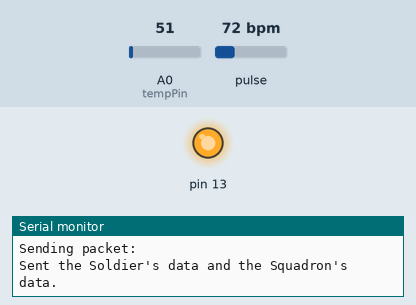
Recording of a sketch running on a simulated Arduino Uno, built for the host (arithmetic inside an expression is 32-bit, double 64-bit). Shown: output pins drawn as LEDs (lit = HIGH), the last lines printed to the serial monitor. Dashed ring = blinking. Inputs (shaded band) come from the test bench; at power-on: pulse 72 bpm, A0 (tempPin) = 51. No radio packets arrive unless stated.

Above: at 1.2 s.
1.3 s: pulse set to 58 bpm
3.3 s: pulse set to 55 bpm
At 5.1 s:
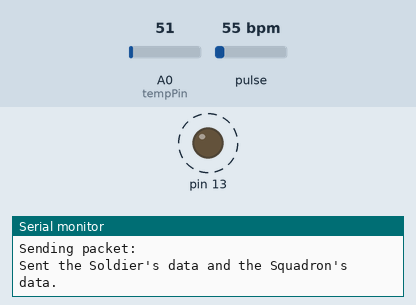
7.5 s: pulse set to 70 bpm
At 7.5 s:
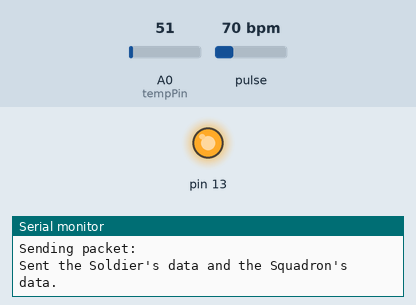
9.0 s: pulse set to 42 bpm
At 11.3 s:
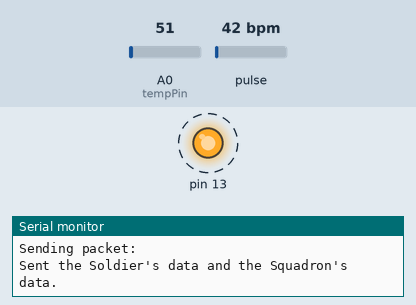
Timing chart, 0 to 14.2 s (numbered marks = the images above; inputs shaded):
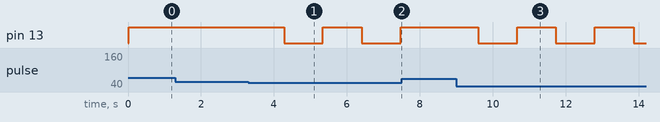

The sketch:

second_base_test.ino
```cpp
#define USE_ARDUINO_INTERRUPTS false    // Set-up low-level interrupts for most acurate BPM math.
#include <PulseSensorPlayground.h>     // Includes the PulseSensorPlayground Library.
#include <SoftwareSerial.h>
#include <SPI.h>
#include <LoRa.h>

char buf[200];

SoftwareSerial HC12(6,7);               // HC-12 TX Pin, HC-12 RX Pin
SoftwareSerial SoftSerialOne(10,11);    //SX-1278 TX Pin, RX-Pin

int val;
int tempPin = A0;                //TempSensor connected to ANALOG PIN 0.

const int PulseWire = A1;       // PulseSensor PURPLE WIRE connected to ANALOG PIN 1.
const int LED13 = 13;          // The on-board Arduino LED, close to PIN 13.
int Threshold = 550;           // Determine which Signal to "count as a beat" and which to ignore.
                               // Use the "Gettting Started Project" to fine-tune Threshold Value beyond default setting.
                               // Otherwise leave the default "550" value.

PulseSensorPlayground pulseSensor;

void setup()
{
  Serial.begin(9600);
  HC12.begin(9600);                              //Start Serial port to HC12
  SoftSerialOne.begin(9600);                     //Start Serial port to sx-1278

  pulseSensor.analogInput(PulseWire);
  pulseSensor.blinkOnPulse(LED13);              //auto-magically blink Arduino's LED with heartbeat.
  pulseSensor.setThreshold(Threshold);

  while (!Serial);
  Serial.println("LoRa Sender");

  if (!LoRa.begin(433E6))
  {
    Serial.println("Starting LoRa failed!");
    while (1);
  }
  if (pulseSensor.begin())
   {
    Serial.println();                           //This prints one time at Arduino power-up,  or on Arduino reset.
  }
}

void loop()
{
  val = analogRead(tempPin);                   //Reads the Temperature value from the sensor.
  float temp = ((val/1024.0)*5000);
  float cel = (temp/10);                       //Converts the temo to Celsius.
  float farh = (cel*9)/5 + 32;                 //Converts the temp value to Fahrenheit.

  int myBPM = pulseSensor.getBeatsPerMinute();  // Calls function on our pulseSensor object that returns BPM as an "int".
  if (pulseSensor.sawStartOfBeat())
  { // Constantly test to see if "a beat happened".
  }

  Serial.println("Sending packet: ");
  // send packet

  LoRa.beginPacket();                         //Starts the sequence of sending a packet.

  HC12.listen();
  LoRa.print("Soldier's Data:");
  while(HC12.available()>0)                     //Checks if there's data in HC-12.
  {
    char inByte = HC12.read();
    LoRa.write(inByte);
  }
  HC12.end();

  LoRa.print("\n");

  SoftSerialOne.listen();
  while(SoftSerialOne.available()>0)
  {
    LoRa.print("Squadron's Data:");
    LoRa.write(cel);
    LoRa.write(myBPM);
  }
  SoftSerialOne.end();

  Serial.print("Sent the Soldier's data and the Squadron's data.");     //Prints the statement on the Serial monitor.
  Serial.println("");

  LoRa.endPacket();       //End's the sequence of sending a packet.

  delay(1000);
}
```

Measured:
- the behaviour switches between 57 and 56 bpm on pulse (found by bisection; images 0 and 1)
- after the input at 3.3 s, pin 13: alternates HIGH for 1.1 s and LOW for 1.1 s, starting after 0.98 s
- after the input at 7.5 s, pin 13: stays HIGH (without the input it goes to LOW after 1.0 s)
- after the input at 9.0 s, pin 13: alternates HIGH for 1.1 s and LOW for 1.1 s, starting after 0.60 s
